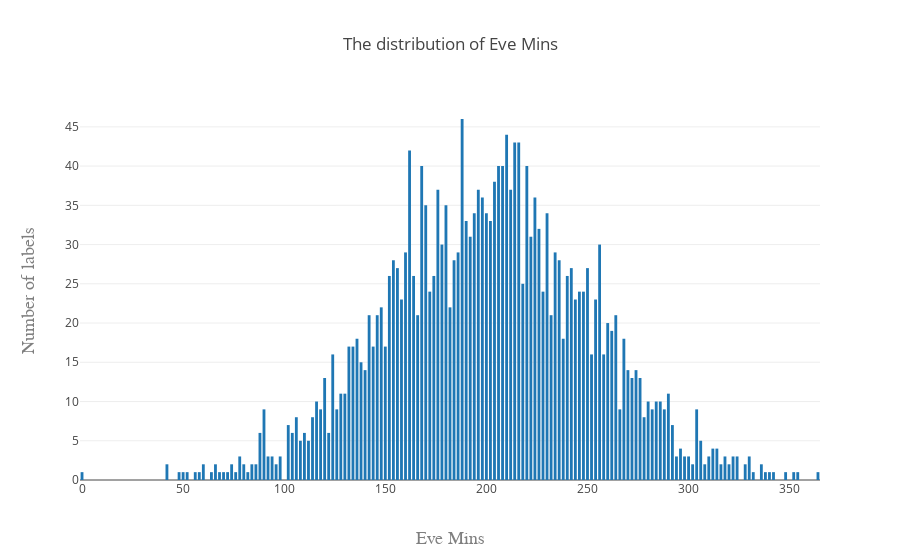

This figure's notebook cell:
### Code cell
plotHist(df,df_name[3])

### Figure 1 — Plotly figure (JSON) as saved in the notebook; plotly's stock layout.template omitted (floating-point values rounded to 4 significant figures; data arrays with more than 128 entries replaced by an {"elided": "..."} marker saying what was removed)
{"data": [{"autobinx": false, "histnorm": "count", "name": "Histogram of Wind Speed", "type": "histogram", "x": {"elided": "2300 float values"}, "xbins": {"end": 364.7, "size": 2, "start": -1}}], "layout": {"bargroupgap": 0.3, "title": "The distribution of Eve Mins", "xaxis": {"title": "Eve Mins", "titlefont": {"color": "#7f7f7f", "family": "Courier New, monospace", "size": 18}}, "yaxis": {"title": "Number of labels", "titlefont": {"color": "#7f7f7f", "family": "Courier New, monospace", "size": 18}}}}
